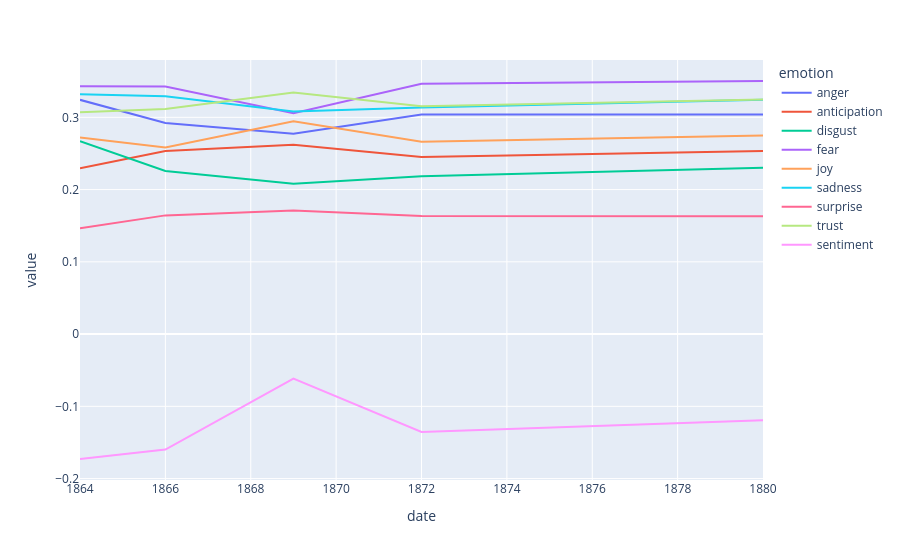

The code cell stored with this chart in its notebook:
### Code cell
px.line(SENT_BY_DATE, x='date', y='value', color='emotion')

### Figure 1 — Plotly figure (JSON) as saved in the notebook; plotly's stock layout.template omitted (floating-point values rounded to 4 significant figures)
{"data": [{"hovertemplate": "emotion=anger<br>date=%{x}<br>value=%{y}<extra></extra>", "legendgroup": "anger", "line": {"color": "#636efa", "dash": "solid"}, "marker": {"symbol": "circle"}, "mode": "lines", "name": "anger", "orientation": "v", "showlegend": true, "type": "scatter", "x": [1864, 1866, 1869, 1872, 1880], "xaxis": "x", "y": [0.3242, 0.2923, 0.2774, 0.3038, 0.304], "yaxis": "y"}, {"hovertemplate": "emotion=anticipation<br>date=%{x}<br>value=%{y}<extra></extra>", "legendgroup": "anticipation", "line": {"color": "#EF553B", "dash": "solid"}, "marker": {"symbol": "circle"}, "mode": "lines", "name": "anticipation", "orientation": "v", "showlegend": true, "type": "scatter", "x": [1864, 1866, 1869, 1872, 1880], "xaxis": "x", "y": [0.2296, 0.2535, 0.2619, 0.2451, 0.2534], "yaxis": "y"}, {"hovertemplate": "emotion=disgust<br>date=%{x}<br>value=%{y}<extra></extra>", "legendgroup": "disgust", "line": {"color": "#00cc96", "dash": "solid"}, "marker": {"symbol": "circle"}, "mode": "lines", "name": "disgust", "orientation": "v", "showlegend": true, "type": "scatter", "x": [1864, 1866, 1869, 1872, 1880], "xaxis": "x", "y": [0.2669, 0.2258, 0.2082, 0.2184, 0.2304], "yaxis": "y"}, {"hovertemplate": "emotion=fear<br>date=%{x}<br>value=%{y}<extra></extra>", "legendgroup": "fear", "line": {"color": "#ab63fa", "dash": "solid"}, "marker": {"symbol": "circle"}, "mode": "lines", "name": "fear", "orientation": "v", "showlegend": true, "type": "scatter", "x": [1864, 1866, 1869, 1872, 1880], "xaxis": "x", "y": [0.3431, 0.3426, 0.3056, 0.3463, 0.3503], "yaxis": "y"}, {"hovertemplate": "emotion=joy<br>date=%{x}<br>value=%{y}<extra></extra>", "legendgroup": "joy", "line": {"color": "#FFA15A", "dash": "solid"}, "marker": {"symbol": "circle"}, "mode": "lines", "name": "joy", "orientation": "v", "showlegend": true, "type": "scatter", "x": [1864, 1866, 1869, 1872, 1880], "xaxis": "x", "y": [0.2722, 0.2584, 0.2944, 0.2661, 0.2747], "yaxis": "y"}, {"hovertemplate": "emotion=sadness<br>date=%{x}<br>value=%{y}<extra></extra>", "legendgroup": "sadness", "line": {"color": "#19d3f3", "dash": "solid"}, "marker": {"symbol": "circle"}, "mode": "lines", "name": "sadness", "orientation": "v", "showlegend": true, "type": "scatter", "x": [1864, 1866, 1869, 1872, 1880], "xaxis": "x", "y": [0.3321, 0.3292, 0.3082, 0.3138, 0.3244], "yaxis": "y"}, {"hovertemplate": "emotion=surprise<br>date=%{x}<br>value=%{y}<extra></extra>", "legendgroup": "surprise", "line": {"color": "#FF6692", "dash": "solid"}, "marker": {"symbol": "circle"}, "mode": "lines", "name": "surprise", "orientation": "v", "showlegend": true, "type": "scatter", "x": [1864, 1866, 1869, 1872, 1880], "xaxis": "x", "y": [0.1466, 0.1643, 0.1712, 0.1634, 0.1631], "yaxis": "y"}, {"hovertemplate": "emotion=trust<br>date=%{x}<br>value=%{y}<extra></extra>", "legendgroup": "trust", "line": {"color": "#B6E880", "dash": "solid"}, "marker": {"symbol": "circle"}, "mode": "lines", "name": "trust", "orientation": "v", "showlegend": true, "type": "scatter", "x": [1864, 1866, 1869, 1872, 1880], "xaxis": "x", "y": [0.3069, 0.3116, 0.3343, 0.3155, 0.3248], "yaxis": "y"}, {"hovertemplate": "emotion=sentiment<br>date=%{x}<br>value=%{y}<extra></extra>", "legendgroup": "sentiment", "line": {"color": "#FF97FF", "dash": "solid"}, "marker": {"symbol": "circle"}, "mode": "lines", "name": "sentiment", "orientation": "v", "showlegend": true, "type": "scatter", "x": [1864, 1866, 1869, 1872, 1880], "xaxis": "x", "y": [-0.1729, -0.1599, -0.06154, -0.1356, -0.1191], "yaxis": "y"}], "layout": {"autosize": true, "legend": {"title": {"text": "emotion"}, "tracegroupgap": 0}, "margin": {"t": 60}, "xaxis": {"anchor": "y", "autorange": true, "domain": [0, 1], "range": [1864, 1880], "title": {"text": "date"}, "type": "linear"}, "yaxis": {"anchor": "x", "autorange": true, "domain": [0, 1], "range": [-0.202, 0.3794], "title": {"text": "value"}, "type": "linear"}}}
